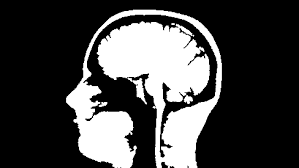
#> input picture binary.png, 299 x 168 px
$ python morphing_operations.py
#> lines starting #> are read from the running program, lines starting #| are printed output that depends on the picture; after the words box and inside, x2 and y2 are one past the last pixel; in counts of white or black regions, pixels touching at a corner belong together

#%%
import cv2, numpy as np
from matplotlib import pyplot as plt
import matplotlib.image as Img
import math


#%%
def dilation(img,f):
    print(img.shape)
    m,n= img.shape
    new_img = np.zeros(((m-f+1),(n-f+1)), dtype = 'int')
    for i in range(m-f+1):
        for j in range(n-f+1):
                x = img[i:i+f, j:j+f].sum()/(f**2)
                if x > 0:
                    new_img[i,j] = 255
                else:
                    new_img[i,j] = 0
    return new_img


#%%
def erosion(img,f):
    m,n = img.shape
    new_img = np.zeros(((m-f+1),(n-f+1)), dtype = 'int')
    for i in range(m-f+1):
        for j in range(n-f+1):
                x = img[i:i+f, j:j+f].sum()/(f**2)
                if x == 255:
                    new_img[i,j] = 255
    return new_img


#%%
img = cv2.resize(cv2.imread('binary.png',0),(200,200))
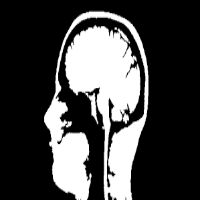
#> img: shape (200, 200); min 0, max 255, mean 69
plt.imshow(img)
plt.show()
cv2.imshow("image",img)
cv2.waitKey(0)
cv2.destroyAllWindows()


#%%
dilated_image = dilation(img.copy(),2)
#| (200, 200)
#> after the loop in dilation, `for i in range(m-f+1):`:
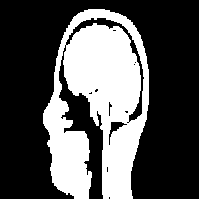
#> new_img: shape (199, 199) int64; 33% white; 1 white region, box (x1, y1, x2, y2) and area: (43, 9, 149, 199) 13083
ero_image = erosion(img.copy(),2)
#> after the loop in erosion, `for i in range(m-f+1):`:
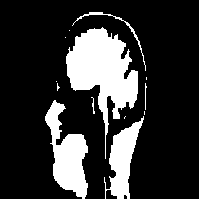
#> new_img: shape (199, 199) int64; 20.3% white; 13 white regions (7 under 20 px), largest, box (x1, y1, x2, y2) and area: (66, 27, 138, 159) 4132, (45, 100, 88, 199) 2142, (104, 116, 144, 199) 1481, (72, 12, 146, 71) 202, (145, 83, 147, 110) 29, (91, 97, 95, 114) 25
plt.imshow(dilated_image)
plt.show()
plt.imshow(ero_image)
plt.show()

#%%
# opening :
open_img = erosion(img.copy(), 2)
print(open_img)
#> (printed output is left out)
open_img = dilation(open_img, 2)
#> call 2 of dilation, with f = 2
#| (199, 199)
#> after the loop in dilation (call 2), `for i in range(m-f+1):`:
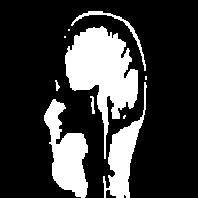
#> new_img: shape (198, 198) int64; 22.7% white; 10 white regions (4 under 20 px), largest, box (x1, y1, x2, y2) and area: (65, 26, 138, 159) 4433, (44, 99, 88, 198) 2319, (103, 82, 147, 198) 1698, (71, 11, 146, 71) 347, (90, 96, 95, 114) 48, (55, 80, 60, 91) 28
plt.imshow(open_img)
plt.show()

#%%
# closing
close_img = dilation(img.copy(), 2)
#| (200, 200)
close_img = erosion(close_img.copy(), 2)
#> call 3 of erosion, with f = 2
#> after the loop in erosion (call 3), `for i in range(m-f+1):`:
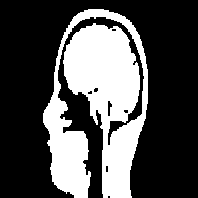
#> new_img: shape (198, 198) int64; 31.1% white; 1 white region, box (x1, y1, x2, y2) and area: (43, 9, 148, 198) 12207
plt.imshow(close_img)
plt.show()

#%%
cv2.imshow('Closing Image', close_img)
cv2.imshow('Opening Image', open_img)
cv2.imshow('dilated_image.png',dilated_image)
cv2.imshow('erosion_image.png',ero_image)
cv2.waitKey(0)
cv2.destroyAllWindows()
